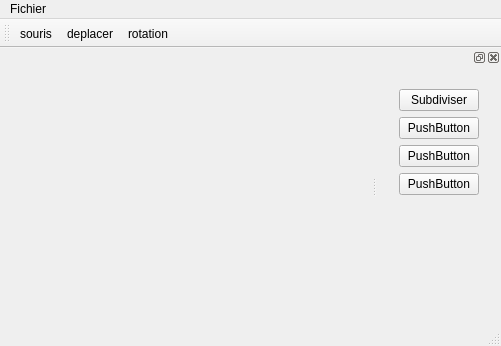
<?xml version="1.0" encoding="UTF-8"?>
<ui version="4.0">
 <class>FenPrincipal</class>
 <widget class="QMainWindow" name="FenPrincipal">
  <property name="geometry">
   <rect>
    <x>0</x>
    <y>0</y>
    <width>501</width>
    <height>346</height>
   </rect>
  </property>
  <property name="windowTitle">
   <string>OpenSculpt</string>
  </property>
  <widget class="QWidget" name="centralWidget">
   <layout class="QVBoxLayout" name="verticalLayout">
    <item>
     <widget class="QWidget" name="widget_2" native="true">
      <layout class="QHBoxLayout" name="horizontalLayout">
       <item>
        <widget class="GLWidget" name="widgetfenetre" native="true">
         <layout class="QVBoxLayout" name="verticalLayout_2"/>
        </widget>
       </item>
      </layout>
     </widget>
    </item>
   </layout>
  </widget>
  <widget class="QMenuBar" name="menuBar">
   <property name="geometry">
    <rect>
     <x>0</x>
     <y>0</y>
     <width>501</width>
     <height>22</height>
    </rect>
   </property>
   <widget class="QMenu" name="menuFile">
    <property name="title">
     <string>Fichier</string>
    </property>
    <addaction name="actionNew"/>
    <addaction name="actionOpen"/>
    <addaction name="actionSave_as"/>
    <addaction name="actionQuit"/>
   </widget>
   <addaction name="menuFile"/>
  </widget>
  <widget class="QToolBar" name="mainToolBar">
   <attribute name="toolBarArea">
    <enum>TopToolBarArea</enum>
   </attribute>
   <attribute name="toolBarBreak">
    <bool>false</bool>
   </attribute>
   <addaction name="mouse"/>
   <addaction name="actionMove"/>
   <addaction name="actionRotation"/>
  </widget>
  <widget class="QStatusBar" name="statusBar"/>
  <widget class="QDockWidget" name="dockWidget">
   <attribute name="dockWidgetArea">
    <number>2</number>
   </attribute>
   <widget class="QWidget" name="dockWidgetContents">
    <layout class="QVBoxLayout" name="verticalLayout_4">
     <item>
      <widget class="QWidget" name="widgetbuttonconplex" native="true">
       <layout class="QVBoxLayout" name="verticalLayout_3">
        <item>
         <widget class="QPushButton" name="widgetsubdiviser">
          <property name="text">
           <string>Subdiviser</string>
          </property>
         </widget>
        </item>
        <item>
         <widget class="QPushButton" name="pushButton_3">
          <property name="text">
           <string>PushButton</string>
          </property>
         </widget>
        </item>
        <item>
         <widget class="QPushButton" name="pushButton_4">
          <property name="text">
           <string>PushButton</string>
          </property>
         </widget>
        </item>
        <item>
         <widget class="QPushButton" name="pushButton_5">
          <property name="text">
           <string>PushButton</string>
          </property>
         </widget>
        </item>
        <item>
         <spacer name="verticalSpacer">
          <property name="orientation">
           <enum>Qt::Vertical</enum>
          </property>
          <property name="sizeHint" stdset="0">
           <size>
            <width>20</width>
            <height>40</height>
           </size>
          </property>
         </spacer>
        </item>
       </layout>
      </widget>
     </item>
    </layout>
   </widget>
  </widget>
  <action name="actionNew">
   <property name="text">
    <string>Nouveau</string>
   </property>
  </action>
  <action name="actionOpen">
   <property name="text">
    <string>Ouvrir</string>
   </property>
  </action>
  <action name="actionSave_as">
   <property name="text">
    <string>Enregistrer sous...</string>
   </property>
  </action>
  <action name="actionQuit">
   <property name="text">
    <string>Quitter</string>
   </property>
  </action>
  <action name="mouse">
   <property name="checkable">
    <bool>true</bool>
   </property>
   <property name="icon">
    <iconset resource="../data/ressources.qrc">
     <normaloff>:/new/icon/icons/Curseur.png</normaloff>:/new/icon/icons/Curseur.png</iconset>
   </property>
   <property name="text">
    <string>souris</string>
   </property>
   <property name="toolTip">
    <string>Selectionner</string>
   </property>
  </action>
  <action name="actionMove">
   <property name="icon">
    <iconset resource="../data/ressources.qrc">
     <normaloff>:/new/icon/icons/quatre-fleches_318-10750.jpg</normaloff>:/new/icon/icons/quatre-fleches_318-10750.jpg</iconset>
   </property>
   <property name="text">
    <string>deplacer</string>
   </property>
   <property name="toolTip">
    <string>Permet de déplacer un objet</string>
   </property>
  </action>
  <action name="actionRotation">
   <property name="icon">
    <iconset resource="../data/ressources.qrc">
     <normaloff>:/new/icon/icons/symbole-de-rotation-a-droite_318-9143.jpg</normaloff>:/new/icon/icons/symbole-de-rotation-a-droite_318-9143.jpg</iconset>
   </property>
   <property name="text">
    <string>rotation</string>
   </property>
   <property name="toolTip">
    <string>permet de tourner l'objet</string>
   </property>
  </action>
 </widget>
 <layoutdefault spacing="6" margin="11"/>
 <customwidgets>
  <customwidget>
   <class>GLWidget</class>
   <extends>QWidget</extends>
   <header>glwidget.h</header>
   <container>1</container>
  </customwidget>
 </customwidgets>
 <resources>
  <include location="../data/ressources.qrc"/>
 </resources>
 <connections>
  <connection>
   <sender>actionQuit</sender>
   <signal>triggered()</signal>
   <receiver>FenPrincipal</receiver>
   <slot>close()</slot>
   <hints>
    <hint type="sourcelabel">
     <x>-1</x>
     <y>-1</y>
    </hint>
    <hint type="destinationlabel">
     <x>250</x>
     <y>172</y>
    </hint>
   </hints>
  </connection>
 </connections>
</ui>
